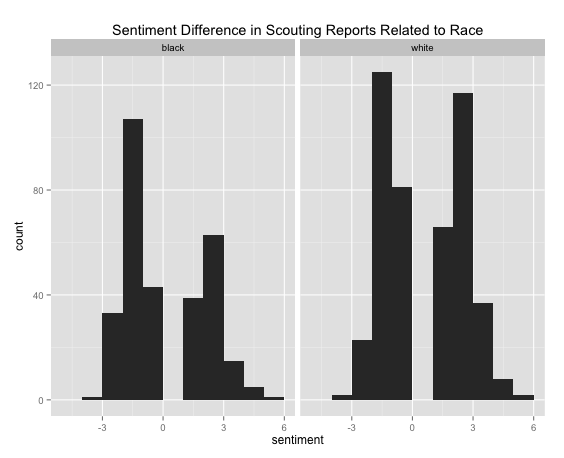

R code for this plot:
library(tm)
library(wordcloud)
blackcount <- read.csv("blackcount.csv")
whitecount <- read.csv("whitecount.csv")

is_number <- grep("^\\d+$", whitecount$word)
whitecount <- whitecount[-is_number,]

is_number <- grep("^\\d+$", blackcount$word)
blackcount <- blackcount[-is_number,]

black_valuable <- subset(blackcount, ! word %in% stopwords())
white_valuable <- subset(whitecount, ! word %in% stopwords())

sentiment <- read.delim("AFINN-111.txt", header=FALSE)
names(sentiment) <- c("word", "sentiment")

black_with_sentiment <- merge(black_valuable, sentiment, by="word")
white_with_sentiment <- merge(white_valuable, sentiment, by="word")

black_with_sentiment$race <- "black"
white_with_sentiment$race <- "white"

#ggplot(sentiment_data, aes(x=sentiment)) + geom_histogram(stat="bin", binwidth=1) + facet_wrap(~race)

l <- ! (white_with_sentiment$word %in% black_with_sentiment$word)
white_not_in_black <- white_with_sentiment[l,]
white_not_in_black <- white_not_in_black[with(white_not_in_black, order(-count)),]

#ggplot(white_not_in_black, aes(x=sentiment)) + geom_histogram(stat="bin", binwidth=1)

l <- ! (black_with_sentiment$word %in% white_with_sentiment$word)
black_with_sentiment <- black_with_sentiment[l,]
black_with_sentiment <- black_with_sentiment[with(black_with_sentiment, order(-count)),]

ggplot(black_with_sentiment, aes(x=sentiment)) + geom_histogram(stat="bin", binwidth=1)

merged <- rbind(white_with_sentiment, black_with_sentiment)
ggplot(merged, aes(x=sentiment)) + geom_histogram(stat="bin", binwidth=1) + facet_wrap(~race) + ggtitle("Sentiment Difference in Scouting Reports Related to Race")
